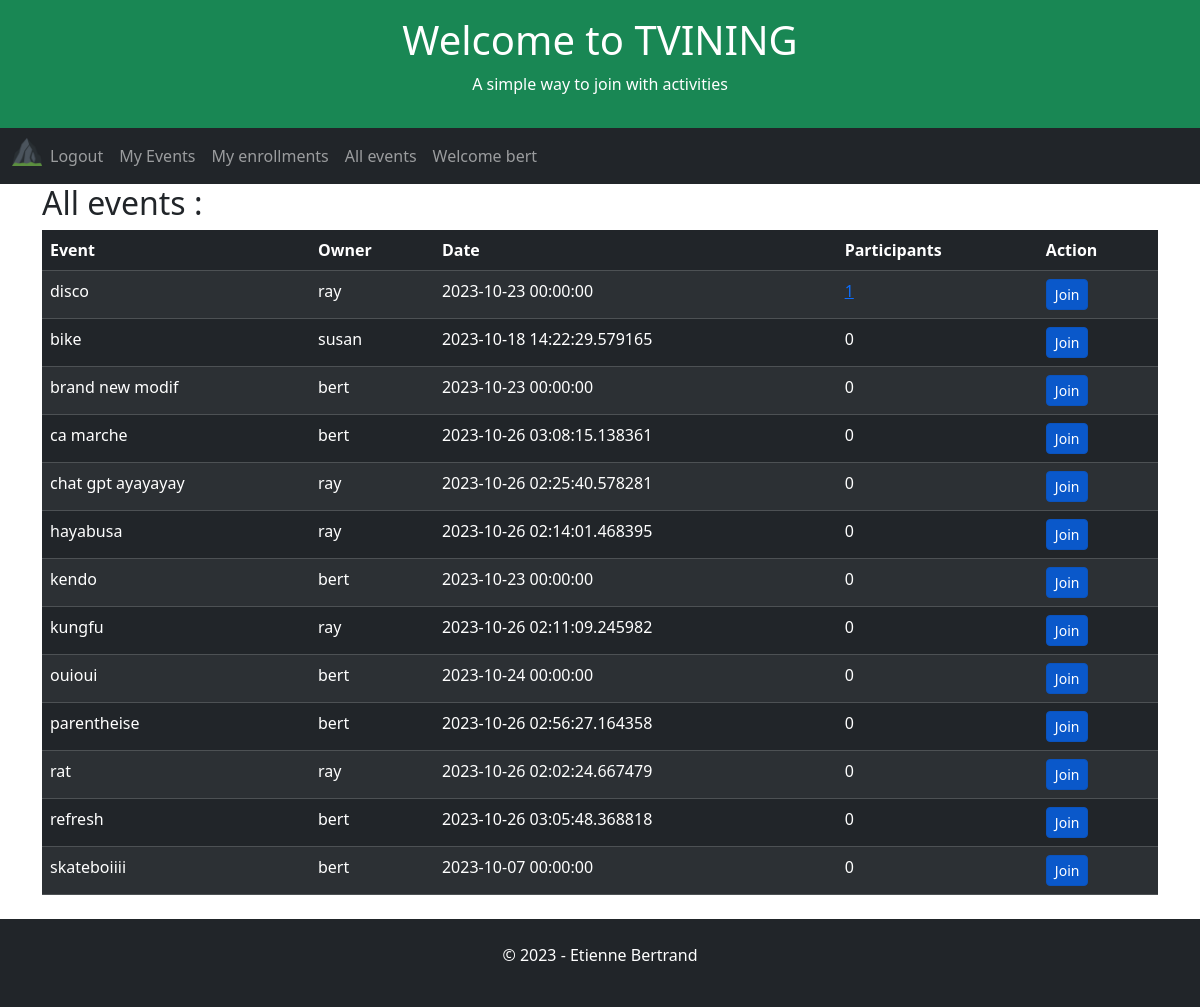
/all-events (signed in), run on the app's committed database.
### app/models.py (models this page shows, shortened)
class User(UserMixin, db.Model):
    id = db.Column(db.Integer, primary_key=True)
    username = db.Column(db.String(64), index=True, unique=True)
    email = db.Column(db.String(120), index=True, unique=True)
    password_hash = db.Column(db.String(128))

class Event(db.Model):
    id = db.Column(db.Integer, primary_key=True)
    user_id = db.Column(db.Integer, db.ForeignKey('user.id', name='fk_event_user'), nullable=False)
    title = db.Column(db.String(255), nullable=False)
    date = db.Column(db.DateTime, index=True, default=datetime.utcnow)

### app/routes.py (the view)
@app.route('/all-events', methods=['GET', 'POST', 'UPDATE'])
@login_required
def allEvents():
    global appName, appSlogan, appTitle, db
    allEvents = db.session.query(
        Event.user_id,
        Event.id,
        User.username.label("owner"),
        Event.date,
        Event.title,
        func.count(Enrollment.user_id).label('participants')
    ).outerjoin(User, Event.user_id == User.id
    ).outerjoin(Enrollment, Event.id == Enrollment.event_id
    ).group_by(
        Event.user_id,
        Event.date,
        Event.title
    ).order_by(
         func.count(Enrollment.user_id).label('participants').desc(),
         Event.title
    ).all()
    return render_template(
        'all-events.html',
        appName=appName,
        appTitle=appTitle,
        appSlogan=appSlogan,
        allEvents=allEvents
    )

### app/models.py (called while the page is built)
@login.user_loader
def load_user(id):
    return User.query.get(int(id))

### app/templates/all-events.html
{% extends "home.html" %}
{% block content %}
    <h2>All events :</h2>
        <table class="table table-dark table-hover table-striped">
            <thead>
            <tr>
                <th>Event</th>
                <th>Owner</th>
                <th>Date</th>
                <th>Participants</th>
                <th>Action</th>
            </tr>
            </thead>
            <tbody>
                {% for event in allEvents %}
                    <tr>
                        <td>{{ event.title }}</td>
                        <td>{{ event.owner }}</td>
                        <td>{{ event.date }}</td>
                        {% if event.participants > 0 %}
                        <td><a href="{{ url_for('eventEnrollments') }}/{{event.id}}" aria-pressed="true">{{ event.participants }}</a></td>
                        {% else %}
                        <td>{{ event.participants }}</td>
                    {% endif %}
                        <td>
                            <a href="{{ url_for('eventEnrollments') }}/{{event.id}}" class="btn btn-primary btn-sm active" role="button" aria-pressed="true">Join</a>
                        </td>
                    </tr>
                {% endfor %}
            </tbody>
        </table>
{% endblock %}

### app/templates/home.html (shortened to what this page needs)
<!DOCTYPE html>
<html lang="en">
<head>
    <link href="https://cdn.jsdelivr.net/npm/bootstrap@5.3.2/dist/css/bootstrap.min.css" rel="stylesheet">
</head>
<body>
    <div class="p-3 bg-success text-white text-center">
    {% if appTitle %}
        <h1>{{ appTitle }}</h1>
        {% else %}
        <h1>hard coded appTitle xyz</h1>
    {% endif %}
    {% if appSlogan %}
        <p>{{ appSlogan }}</p>
        {% else %}
        <p>hard coded appSlogan xyz</p>
    {% endif %}
    </div>
    <nav class="navbar navbar-expand-lg bg-dark navbar-dark">
        <div class="container-fluid">
            <div class="collapse navbar-collapse" id="navbarNav">
            <ul class="navbar-nav">
                <li class="nav-item">
                    <a class="nav-brand" href="{{ url_for('index') }}">
                        <img src="{{ url_for('static', filename='/favicon_io/favicon-32x32.png') }}" width="30" height="30" alt="">
                    </a>
                </li>
                {% if current_user.is_anonymous %}
                <li class="nav-item">
                <a class="nav-link" href="{{ url_for('login') }}">Login</a>
                </li>
                <li class="nav-item">
                    <a class="nav-link" href="{{ url_for('register') }}">Subscribe</a>
                </li>
                {% else %}
                <li class="nav-item">
                    <a class="nav-link" href="{{ url_for('logout') }}">Logout</a>
                </li>
                <li class="nav-item">
                    <a class="nav-link" href="{{ url_for('userEvents') }}">My Events</a>
                </li>
                <li class="nav-item">
                    <a class="nav-link" href="{{ url_for('userEnrollments') }}">My enrollments</a>
                <li class="nav-item">
                    <a class="nav-link" href="{{ url_for('allEvents') }}">All events</a>
                </li>
                <li class="nav-item">
                    <a class="nav-link" href="{{ url_for('index') }}">Welcome {{ current_user.username }}</a>
                </li>
                {% endif %}
            </ul>
            </div>
        </div>
    </nav>
    <div class="container">
        {% block content %}{% endblock %}
    </div>
    <div class="mt-4 p-4 bg-dark text-white text-center">
    <p>© 2023 - Etienne Bertrand</p>
    </div>
</body>
</html>

### data on the page
User: username "bert"
Event: title "disco", owner "ray", date "2023-10-23 00:00:00", participants "1"
Event: title "bike", owner "susan", date "2023-10-18 14:22:29.579165", participants "0"
Event: title "brand new modif", owner "bert", date "2023-10-23 00:00:00", participants "0"
Event: title "ca marche", owner "bert", date "2023-10-26 03:08:15.138361", participants "0"
Event: title "chat gpt ayayayay", owner "ray", date "2023-10-26 02:25:40.578281", participants "0"
Event: title "hayabusa", owner "ray", date "2023-10-26 02:14:01.468395", participants "0"
Event: title "kendo", owner "bert", date "2023-10-23 00:00:00", participants "0"
Event: title "kungfu", owner "ray", date "2023-10-26 02:11:09.245982", participants "0"
Event: title "ouioui", owner "bert", date "2023-10-24 00:00:00", participants "0"
Event: title "parentheise", owner "bert", date "2023-10-26 02:56:27.164358", participants "0"
Event: title "rat", owner "ray", date "2023-10-26 02:02:24.667479", participants "0"
Event: title "refresh", owner "bert", date "2023-10-26 03:05:48.368818", participants "0"
Event: title "skateboiiii", owner "bert", date "2023-10-07 00:00:00", participants "0"

### other printed values
{{ appTitle }} "Welcome to TVINING"
{{ appSlogan }} "A simple way to join with activities"
